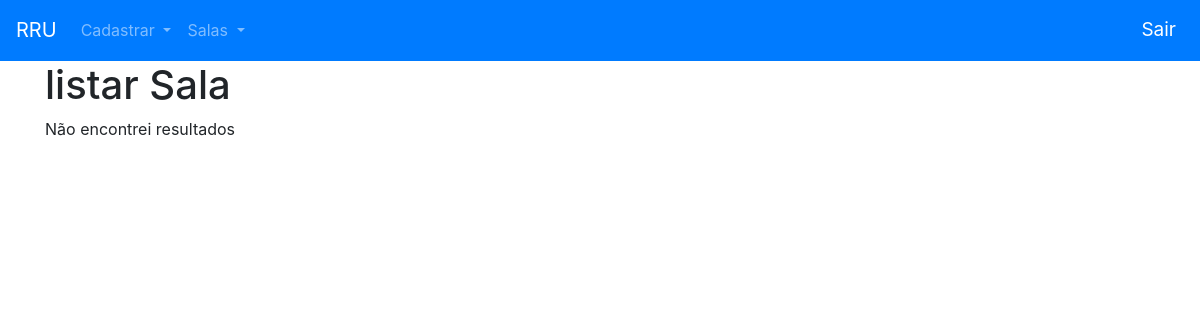
The app's page /index.php?page=lis-sala (signed in), older data.
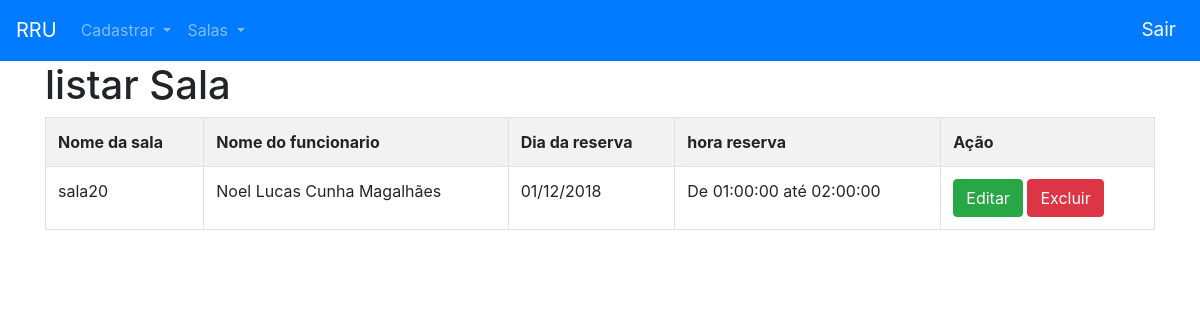
The same page, newer data.
### tables this page shows
CREATE TABLE IF NOT EXISTS `hora_reserva` (
  `salas_idsalas` int(10) UNSIGNED NOT NULL,
  `funcionario_idfuncionario` int(10) UNSIGNED NOT NULL,
  `hora_inicial` time NOT NULL,
  `hora_final` time NOT NULL,
  `dia_reserva` date NOT NULL,
  PRIMARY KEY (`salas_idsalas`,`funcionario_idfuncionario`),
  KEY `funcionario_idfuncionario` (`funcionario_idfuncionario`)
);

CREATE TABLE IF NOT EXISTS `salas` (
  `idsalas` int(10) UNSIGNED NOT NULL AUTO_INCREMENT,
  `nome_sala` varchar(50) NOT NULL,
  `numero_sala` int(10) UNSIGNED NOT NULL,
  PRIMARY KEY (`idsalas`)
);

CREATE TABLE IF NOT EXISTS `funcionario` (
  `idfuncionario` int(10) UNSIGNED NOT NULL AUTO_INCREMENT,
  `nome_funcionario` varchar(40) NOT NULL,
  `usuario_funcionario` varchar(40) NOT NULL,
  `CPF_funcionario` varchar(40) NOT NULL,
  `email` varchar(50) NOT NULL,
  `senha_funcionario` varchar(32) DEFAULT NULL,
  PRIMARY KEY (`idfuncionario`)
);

### sala/listar-sala.php (the view)
<h1>listar Sala</h1>
<?php
	$sql = "SELECT s.nome_sala, s.idsalas, f.nome_funcionario, h.dia_reserva, h.hora_inicial, h.hora_final
            FROM hora_reserva AS h
			INNER JOIN salas AS s
			ON s.idsalas = h.salas_idsalas
			INNER JOIN funcionario AS f
			ON f.idfuncionario = h.funcionario_idfuncionario";
	$res = $conn->query($sql);
	$qtd = $res->num_rows;
	if($qtd > 0){
		print "<table class='table table-bordered table-striped table-hover'>";
		print "<tr>";
		print "<th>Nome da sala</th>";
		print "<th>Nome do funcionario</th>";
		print "<th>Dia da reserva</th>";
        print "<th>hora reserva</th>";
        print "<th>Ação</th>";
		print "</tr>";
		while($row = $res->fetch_assoc()){
            print "<tr>";
			print "<td>".$row["nome_sala"]."</td>";
			print "<td>".$row["nome_funcionario"]."</td>";
			print "<td>".date('d/m/Y', strtotime($row['dia_reserva']))."</td>";
			print "<td>De ".$row["hora_inicial"]." até ".$row["hora_final"]."</td>";
            print "<td>
                <button onclick=\"location.href='index.php?page=edi-sala&idsalas=".$row["idsalas"]."';\" class='btn btn-success'>Editar</button>
                <button onclick=\"if(confirm('Tem certeza que deseja excluir?')){location.href='index.php?page=sal-sala&acao=excluir&idsalas=".$row["idsalas"]."';}else{false;};\"  class='btn btn-danger'>Excluir</button>
            </td>";
			print "</tr>";
		}
		print "</table>";
	}else{
        print "Não encontrei resultados";
	}
?>

### index.php (shortened to what this page needs)
<!DOCTYPE html>
<html lang="pt-BR">
  <head>
    <link rel="stylesheet" href="css/bootstrap.min.css">
  </head>
  <body>
    <nav class="navbar navbar-expand-lg navbar-dark bg-primary">
      <a class="navbar-brand" href="index.php">RRU</a>
      <div class="collapse navbar-collapse" id="navbarSupportedContent">
        <ul class="navbar-nav mr-auto">
            <li class="nav-item dropdown">
              <a class="nav-link dropdown-toggle" href="#" id="navbarDropdown" role="button" data-toggle="dropdown" aria-haspopup="true" aria-expanded="false">
                Cadastrar
              </a>
            </li>
            <li class="nav-item dropdown">
              <a class="nav-link dropdown-toggle" href="#" id="navbarDropdown" role="button" data-toggle="dropdown" aria-haspopup="true" aria-expanded="false">
                Salas
              </a>
            </li>
        </ul>
        <ul class="nav navbar-nav navbar-right">
          <li class="nav-item">
            <a class="nav-link" href="logon/logout.php" style="color: white; font-size: 19px">
              Sair
            </a>
          </li>
        </ul>
      </div>
    </nav>
    <div class="container">
      <div class="row">
        <div class="col-lg-12">
            <?php
              include("config.php");
            ?>
        </div>
      </div>
    </div>
  </body>
</html>

### config.php (shortened to what this page needs)
<?php
	include('conexao.php');
	$conn->query("SET NAMES 'utf8'");
	$conn->query("SET character_set_connection=utf8");
	$conn->query("SET character_set_client=utf8");
	$conn->query("SET character_set_results=utf8");
	switch (@$_REQUEST["page"]) {
		case 'lis-sala':
			include("sala/listar-sala.php");
			break;
	}
?>

Row changes from the older to the newer data that the page shows:
added hora_reserva: salas.nome_sala "sala20", funcionario.nome_funcionario "Noel Lucas Cunha Magalhães", dia_reserva "01/12/2018", hora_inicial "01:00:00", hora_final "02:00:00"
Text that changed along with them:
text no longer shown: "Não encontrei resultados"
text now shown: "Nome da sala Nome do funcionario Dia da reserva hora reserva Ação"
